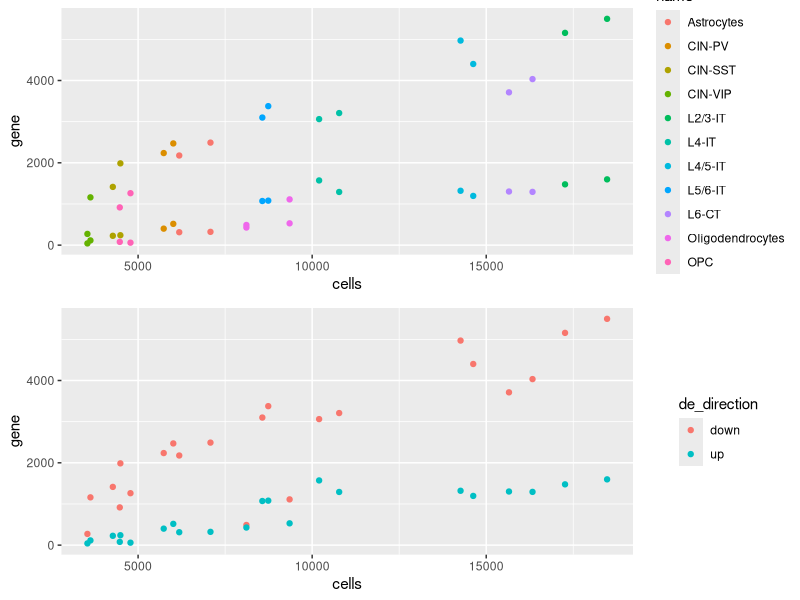
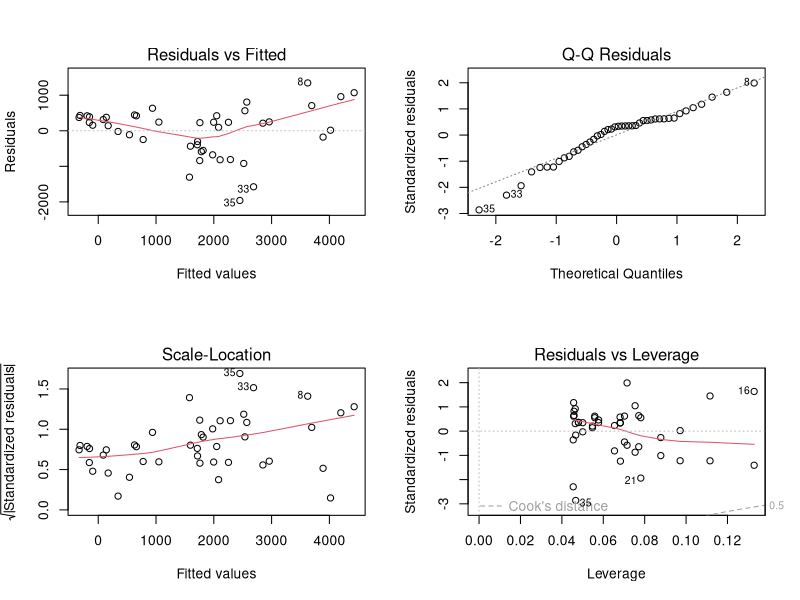
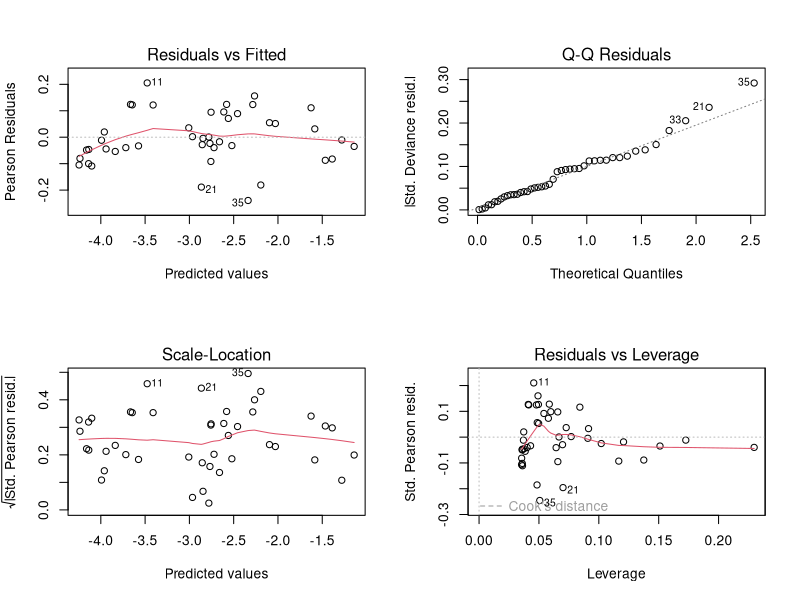
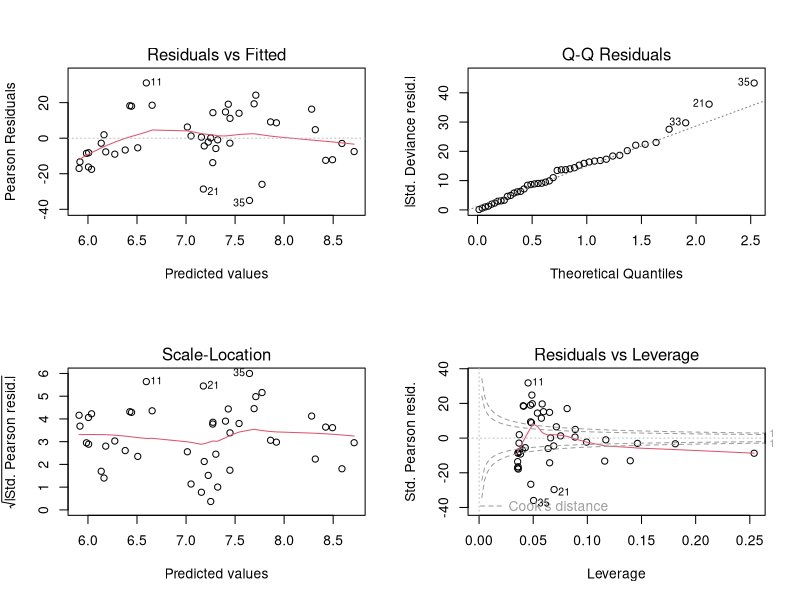

Here is the R script that generated these plots, in order:
## ---- chunk 1
knitr::opts_chunk$set(echo = TRUE)
library(dplyr)
library(ggplot2)
## ---- chunk 2
df = read.csv('DE_cell_sensitivity.csv')
df$gene_fraction = df$gene / 24181
head(df)
## ---- chunk 3
p1 = df %>%
  ggplot(aes(x = cells, y = gene, color = name)) +
  geom_point()
p2 = df %>%
  ggplot(aes(x = cells, y = gene, color = de_direction)) +
  geom_point()

cowplot::plot_grid(p1, p2, ncol=1, align = "v")
## ---- chunk 4
m1 = lm(gene ~ cells + de_direction, data = df)
summary(m1)
par(mfrow = c(2,2))
plot(m1)
## ---- chunk 5
m2 = glm(gene_fraction ~ cells + de_direction, data = df, family = binomial())
summary(m2)
par(mfrow = c(2,2))
plot(m2)
## ---- chunk 6
m3 = glm(gene ~ cells + de_direction, data = df, family = poisson())
summary(m3)
par(mfrow = c(2,2))
plot(m3)
